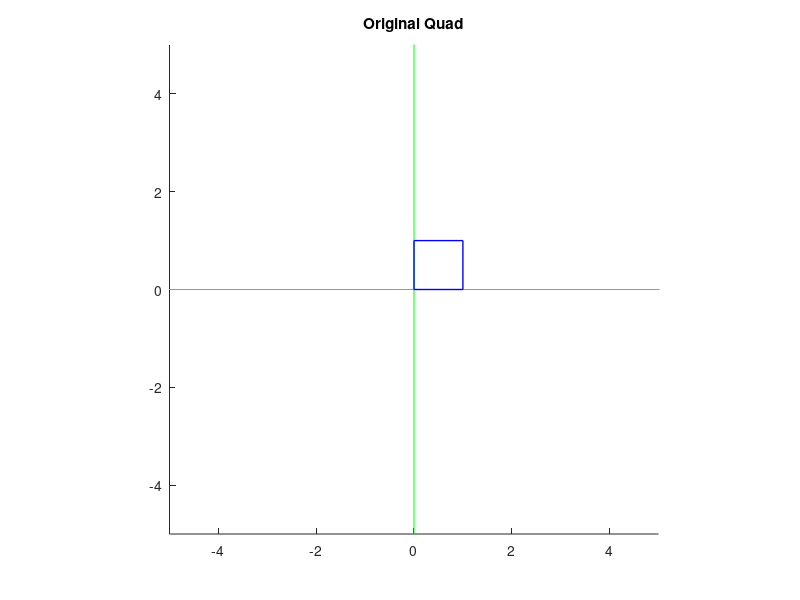
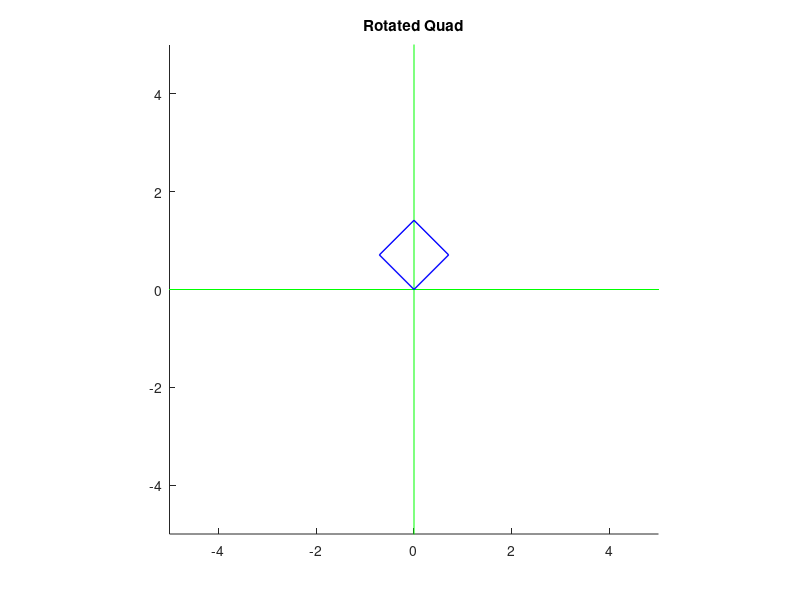
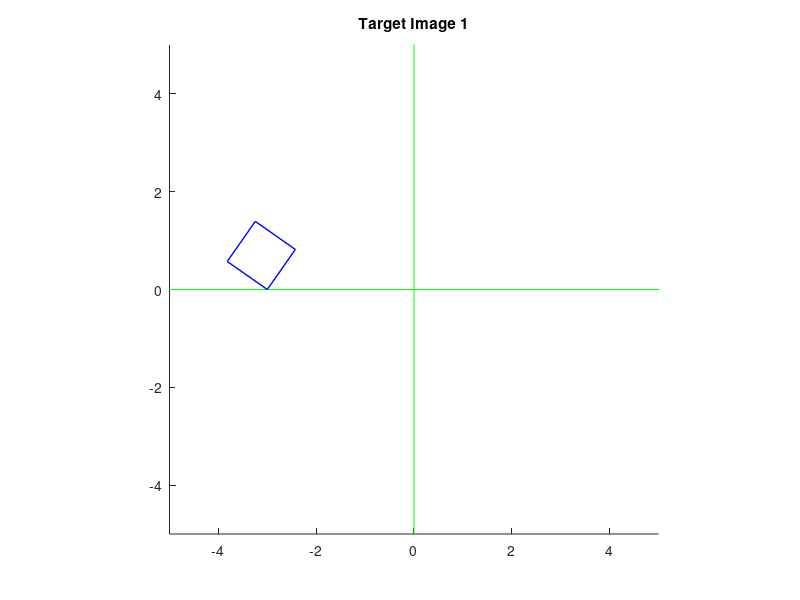
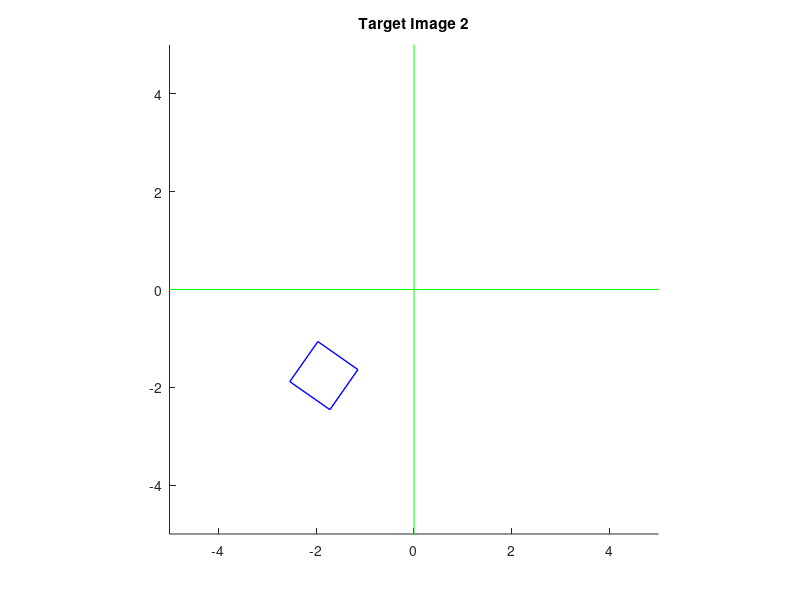

Here is the MATLAB script that generated these plots, in order:
%
% Copyright 2017 Vienna University of Technology.
% Institute of Computer Graphics and Algorithms.
%

function[matrix_translate, matrix_rotate, matrix_scale, rotated_vertices, image1_vertices, image2_vertices, image3_vertices, image4_vertices] = Transformations()
%% General Hints:
% If you want to check your implementation you can:
% -) Set a breakpoint to access variables at a certain point in the 
% script. You can inspect their contents in the 'Workspace' window
% (The 'Workspace' window is usually on the right side of Matlab. 
%  If it is hidden, you can open it in the menu: Home/Environment/Layout/Show/Workspace).
% -) Leave out the ';' at the end of a statement/line so the result will be
% printed out in the command window.
% -) Do not rename the predefined variables, or else our test-system won't
% work (which is bad for both parties ;) )
%% I. Transformations and Plotting

% 1) Implement the following matrix functions. They can be found at the
% bottom of the file
matrix_translate = mtranslate(1, 2);
matrix_rotate = mrotate(45);
matrix_scale = mscale(2, 3);

% 2) Finish the display_vertices function
quad = [0, 0, 1; 1, 0, 1; 1, 1, 1; 0, 1, 1; 0, 0, 1]';
display_vertices(quad, 11, 'Original Quad');

% 3) Implement the transform_vertices function
rotated_vertices = transform_vertices(quad, matrix_rotate);
display_vertices(rotated_vertices, 12, 'Rotated Quad');


image1_vertices = quad;
image2_vertices = quad;
image3_vertices = quad;
image4_vertices = quad;

% 4) Edit the next 4 lines and use the implemented functions to produce 
% the Target Images 1-4 (see instructions) and display them.
% Please recall that you are supposed to call the transform_vertices function only once per image. 

image1_vertices = transform_vertices(image1_vertices, mtranslate(-3, 0) * mrotate(55));
image2_vertices = transform_vertices(image2_vertices, mrotate(55) * mtranslate(-3, 0));
image3_vertices = transform_vertices(image3_vertices, mtranslate(3, 1) * mrotate(70) * mscale(3, 2));
image4_vertices = transform_vertices(image4_vertices, mscale(1, 3) * mrotate(45));
display_vertices(image1_vertices, 13, 'Target Image 1');
display_vertices(image2_vertices, 14, 'Target Image 2');
display_vertices(image3_vertices, 15, 'Target Image 3');
display_vertices(image4_vertices, 16, 'Target Image 4');


end

% Returns a 3x3 translation matrix
% tx, ty: translation along x and y
function[matrix] =  mtranslate(tx, ty)
    matrix = [1 0 tx;
              0 1 ty;
              0 0  1];
end

% Returns a 3x3 counter-clockwise rotation matrix
% angle: rotation angle in degrees
function[matrix] = mrotate(angle)
    matrix = [cosd(angle) -sind(angle) 0;
              sind(angle)  cosd(angle) 0;
              0            0           1];
end

% Returns a 3x3 scaling matrix
% sx, sy: scaling in x and y direction
function[matrix] = mscale(sx, sy)
    matrix = [sx 0  0;
              0  sy 0;
              0  0  1];
end

%Displays a list of vertices
%v: list of vertices ([x1, x2, x3, ...; y1, y2, y3, ...; 1, 1, 1, ....;)
%id: figure id
%head: title of the figure
function[] = display_vertices(v, id, head)

    %Create new figure
    figure(id);
    clf;
    %Set title
    title(head);
    %Fix axis and set aspect ratio
    axis([-5, 5, -5, 5]);
    pbaspect([1 1 1]);

    %Plot coordinate axis
    hold on;
    plot([-100, 100], [0, 0], '-g');
    plot([0, 0], [-100, 100], '-g');
    x = v(1:1, :);
    y = v(2:2, :);
    plot(x, y, 'b-', 'lineWidth', 1);

    %Finish drawing
    hold off;

end

% Transforms a list of vertices by a matrix
% v: list of vertices ([x1, x2, x3, ...; y1, y2, y3, ...; 1, 1, 1, ....;)
% m: transformation matrix
% Returns a list of transformed vertices of the same size as v
function[result] = transform_vertices(v, m)
    
    % TODO: Implement this function
    result = v;
    for idx = 1:length(v)
        result(:, idx, :) = m * v(:, idx, :);
    end

end